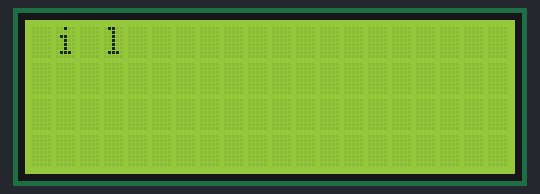
A sketch run on a simulated Arduino Uno, built with avr-gcc and run on an emulated ATmega328P. On the bench: 20×4 character LCD.

Above: at 0.9 s.
At 1.6 s:
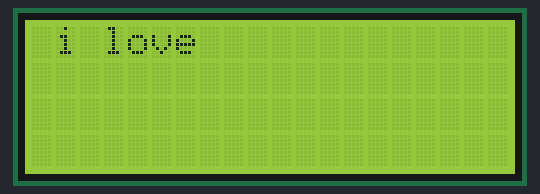
At 2.4 s:
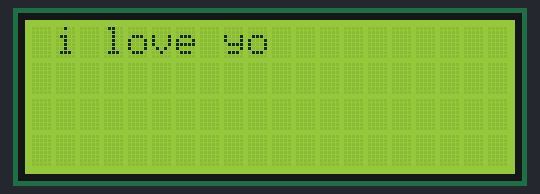
At 3.4 s:
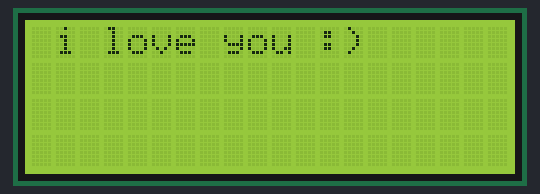
At 5.1 s:
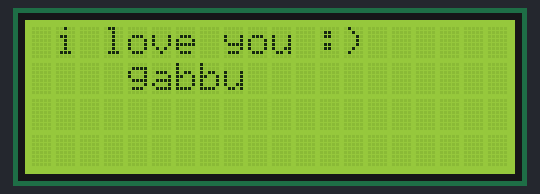

Measured:
- what the display in image 3 shows lasts 1.8 s, from 3.3 s to 5.1 s

The sketch:

lcd.ino
```cpp
//YWROBOT
//Compatible with the Arduino IDE 1.0
//Library version:1.1
#include <LiquidCrystal_I2C.h>

LiquidCrystal_I2C lcd(0x27,20,4);  // set the LCD address to 0x27 for a 16 chars and 2 line display

void setup()
{
  char message[16]=" i love you :)  ";
  lcd.init(); // initialize the lcd
  lcd.backlight();
  for(int i=0;i<=15;i++)
  {
    lcd.setCursor(i,0);
    lcd.print(message[i]);
    delay(250);
  }
  delay(1000);
  lcd.setCursor(4,1);
  lcd.print("gabbu");

}
void loop()
{
}
```
